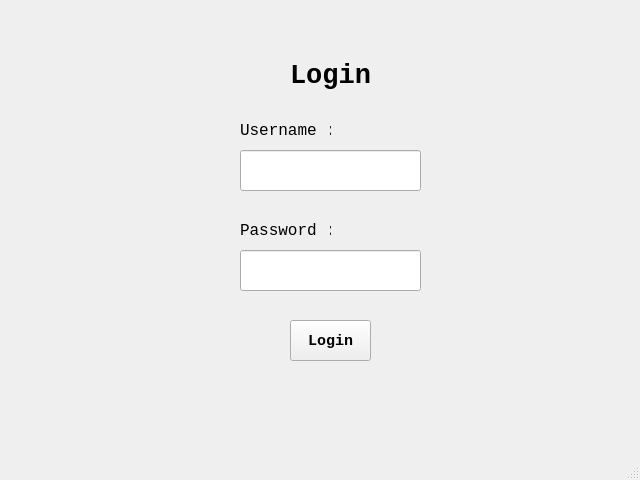
<?xml version="1.0" encoding="UTF-8"?>
<ui version="4.0">
 <class>MainWindow</class>
 <widget class="QMainWindow" name="MainWindow">
  <property name="geometry">
   <rect>
    <x>0</x>
    <y>0</y>
    <width>640</width>
    <height>480</height>
   </rect>
  </property>
  <property name="windowTitle">
   <string>MainWindow</string>
  </property>
  <widget class="QWidget" name="centralwidget">
   <widget class="QLineEdit" name="lineEdit">
    <property name="geometry">
     <rect>
      <x>240</x>
      <y>150</y>
      <width>181</width>
      <height>41</height>
     </rect>
    </property>
   </widget>
   <widget class="QLineEdit" name="lineEdit_2">
    <property name="geometry">
     <rect>
      <x>240</x>
      <y>250</y>
      <width>181</width>
      <height>41</height>
     </rect>
    </property>
   </widget>
   <widget class="QLabel" name="label">
    <property name="geometry">
     <rect>
      <x>290</x>
      <y>60</y>
      <width>81</width>
      <height>31</height>
     </rect>
    </property>
    <property name="font">
     <font>
      <family>Consolas</family>
      <pointsize>20</pointsize>
      <weight>75</weight>
      <bold>true</bold>
     </font>
    </property>
    <property name="text">
     <string>Login</string>
    </property>
   </widget>
   <widget class="QLabel" name="label_2">
    <property name="geometry">
     <rect>
      <x>240</x>
      <y>120</y>
      <width>91</width>
      <height>21</height>
     </rect>
    </property>
    <property name="font">
     <font>
      <family>Consolas</family>
      <pointsize>12</pointsize>
     </font>
    </property>
    <property name="text">
     <string>Username :</string>
    </property>
   </widget>
   <widget class="QLabel" name="label_3">
    <property name="geometry">
     <rect>
      <x>240</x>
      <y>220</y>
      <width>91</width>
      <height>21</height>
     </rect>
    </property>
    <property name="font">
     <font>
      <family>Consolas</family>
      <pointsize>12</pointsize>
     </font>
    </property>
    <property name="text">
     <string>Password :</string>
    </property>
   </widget>
   <widget class="QPushButton" name="pushButton">
    <property name="geometry">
     <rect>
      <x>290</x>
      <y>320</y>
      <width>81</width>
      <height>41</height>
     </rect>
    </property>
    <property name="font">
     <font>
      <family>Consolas</family>
      <pointsize>11</pointsize>
      <weight>75</weight>
      <bold>true</bold>
     </font>
    </property>
    <property name="text">
     <string>Login</string>
    </property>
   </widget>
  </widget>
  <widget class="QStatusBar" name="statusbar"/>
 </widget>
 <resources/>
 <connections/>
</ui>
